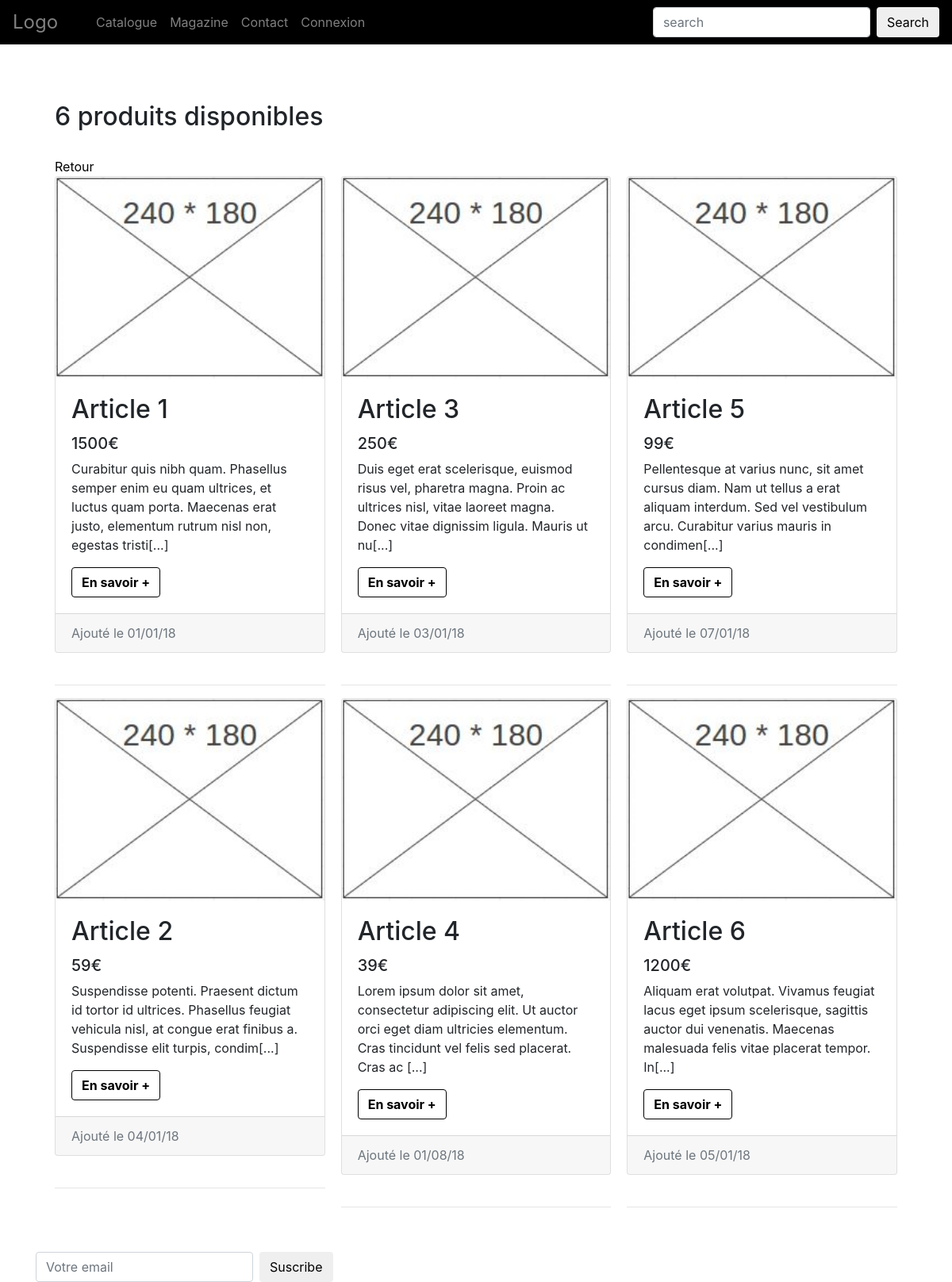
/?page=catalogue&action=allproducts, run on the app's committed database.
### tables this page shows
CREATE TABLE `produit` (
  `id` int(11) NOT NULL,
  `titre` varchar(50) NOT NULL,
  `contenu` text,
  `prix` decimal(6,0) DEFAULT NULL,
  `image` varchar(255) DEFAULT NULL,
  `date` date DEFAULT NULL,
  `id_cat` int(11) DEFAULT NULL,
  `publier` tinyint(1) NOT NULL,
  `thumbnail` varchar(255) DEFAULT NULL
);

### index.php (called while the page is built, shortened)
<?php
include 'config.php';
include 'inc/tools.php';
$page = (isset($_GET['page'])) ? $_GET['page'] : 'accueil';
switch ($page) {
    case 'catalogue' :
        $file = 'catalogue.php';
        break;
}
include __DIR__ . '/inc/' . $file;
$buffer = ob_get_clean();
include THEME . 'layout.html.php';
?>

### inc/tools.php (called while the page is built, shortened)
<?php
function extr($str, $max = 150, $add = '[...]')
{
    $text = strip_tags($str);
    if (strlen($text) > $max) {
        $text = substr($text, 0, $max) . $add;
    }
    return $text;
}
function fr_date($time, $format = '%d/%m/%g')
{
    $newtime = strftime($format, strtotime($time));
    return $newtime;
}
function add_euro($price)
{
    $str_euro = $price .= '€';
    return $str_euro;
}

### config.php (called while the page is built, shortened)
<?php
$sha1FileCss = sha1_file(CSS.'style.css');

### theme/vue/list.html.php (the view)
<h2><?php echo $nb_items; ?> produits disponibles</h2>
<br>
<a href="?page=catalogue">Retour</a>
<br>
<div class="card-columns">
    <?php foreach ($all_products as $all_product) : ?>
        <div class="card mb-4">
            <?php if($all_product['thumbnail']!= NULL) : ?>
                <img class="card-img-top" src="<?php echo THUMB. $all_product['thumbnail'] ?>" alt="<?php  htmlspecialchars($all_product['titre']);?>">
            <?php endif ?>
            <div class="card-body">
                <h2 class="card-title"><?php echo $all_product['titre']; ?></h2>
                <h5><?php echo add_euro($all_product['prix']); ?></h5>
                <p><?php echo extr($all_product['contenu']); ?></p>
                <a href="?page=catalogue&action=detail&id=<?php echo $all_product['id'] ?>" class="btn btn-primary">En savoir +</a>
            </div>
            <div class="card-footer text-muted">
                Ajouté le <?php echo fr_date($all_product['date']); ?>
            </div>
        </div>
        <hr/>
    <?php endforeach ?>
</div>

### inc/catalogue.php (shortened to what this page needs)
<?php
$action = (isset($_GET['action'])) ? $_GET['action'] : 'index';
$file = "cache/".md5(($_SERVER['QUERY_STRING'])).'.cache';
if (is_file($file) && (time() - filemtime($file)) < 3600) {
    readfile($file);
} else {
    switch ($action) {
        case 'allproducts':
            listAction();
            break;
    }
}
function listAction()
{
    global $bdd;
    $sql = 'SELECT id, titre, thumbnail, contenu, prix, date FROM produit WHERE publier = 1';
    $result = $bdd->query($sql);
    $all_products = $result->fetchAll();
    $sql = 'SELECT COUNT(id) nb FROM produit WHERE publier = 1';
    $result = $bdd->query($sql);
    $nb_items = $result->fetch();
    $nb_items = $nb_items['nb'];
    include VUE . 'list.html.php';
}

### theme/layout.html.php (shortened to what this page needs)
<!doctype html>
<html lang="en">
    <head>
        <link rel="stylesheet" href="https://maxcdn.bootstrapcdn.com/bootstrap/4.0.0-beta.3/css/bootstrap.min.css">
        <link rel="stylesheet" href="theme/css/style.css?v=<?php echo $sha1FileCss ?>">
    </head>
    <body>
        <nav class="navbar navbar-expand-md navbar-dark fixed-top">
            <a class="logo" href="index.php">Logo</a>
            <div class="collapse navbar-collapse" id="navbarsExampleDefault">
                <ul class="navbar-nav mr-auto">
                    <li class="nav-item">
                        <a class="nav-link" href="?page=catalogue">Catalogue</a>
                    </li>
                    <li class="nav-item">
                        <a class="nav-link" href="?page=magazine">Magazine</a>
                    </li>
                    <li class="nav-item">
                        <a class="nav-link" href="?page=contact">Contact</a>
                    </li>
                        <?php if (isset($_SESSION['auth']) AND $_SESSION['auth'] === true) : ?>
                            <li class="nav-item">
                        <a class="nav-link" href="?page=disconnect">Déconnexion</a>
                    </li>
                    <?php else: ?>
                        <li class="nav-item">
                            <a class="nav-link" href="?page=connect">Connexion</a>
                        </li>
                    <?php endif; ?>
                </ul>
                <form class="form-inline my-2 my-lg-0" method="get">
                    <input class="form-control mr-sm-2" name="data" type="text" placeholder="search" aria-label="search">
                    <button class="btn btn-default" type="submit" name="submit" value="ok"><span class="glyphicon glyphicon-search" style="color:white"></span>Search</button>
                </form>
            </div>
        </nav>
        <main role="main" class="container">
            <div class="starter-template">
                <?php echo $buffer ?>
            </div>
        </main>
        <footer class="footer">
            <div class="container">
                <form class="form-inline my-2 my-lg-0" action="?page=newsletter" method="post">
                    <input class="form-control mr-sm-2" name="mail_newsletter" type="email" placeholder="Votre email" aria-label="email">
                    <button class="btn btn-default" type="submit" name="suscribe" value="ok"><span class="glyphicon glyphicon-envelope" style="color:white"></span>Suscribe</button>
                </form>
            </div>
        </footer>
    </body>
</html>

### theme/css/style.css (style rules this page uses)
body { padding-top: 5rem; }
.starter-template { padding: 3rem 1.5rem; text-align: left; }
a, a:hover { text-decoration: none; }
a { color: black; }
.logo { color:gray; font-size:24px; margin-right: 40px; }
.btn-primary { background-color: rgba(0,0,0,0) ; color:black; font-weight:700; border-color: black; }
.navbar { background-color: black; }

### data on the page
produit: thumbnail (picture), titre "Article 1", prix "1500€", contenu "Curabitur quis nibh quam. Phasellus semper enim eu quam ultrices, et luctus quam porta. Maecenas erat justo, elementum rutrum nisl non, egestas tristi[...]", date "01/01/18"
produit: thumbnail (picture), titre "Article 2", prix "59€", contenu "Suspendisse potenti. Praesent dictum id tortor id ultrices. Phasellus feugiat vehicula nisl, at congue erat finibus a. Suspendisse elit turpis, condim[...]", date "04/01/18"
produit: thumbnail (picture), titre "Article 3", prix "250€", contenu "Duis eget erat scelerisque, euismod risus vel, pharetra magna. Proin ac ultrices nisl, vitae laoreet magna. Donec vitae dignissim ligula. Mauris ut nu[...]", date "03/01/18"
produit: thumbnail (picture), titre "Article 4", prix "39€", contenu "Lorem ipsum dolor sit amet, consectetur adipiscing elit. Ut auctor orci eget diam ultricies elementum. Cras tincidunt vel felis sed placerat. Cras ac [...]", date "01/08/18"
produit: thumbnail (picture), titre "Article 5", prix "99€", contenu "Pellentesque at varius nunc, sit amet cursus diam. Nam ut tellus a erat aliquam interdum. Sed vel vestibulum arcu. Curabitur varius mauris in condimen[...]", date "07/01/18"
produit: thumbnail (picture), titre "Article 6", prix "1200€", contenu "Aliquam erat volutpat. Vivamus feugiat lacus eget ipsum scelerisque, sagittis auctor dui venenatis. Maecenas malesuada felis vitae placerat tempor. In[...]", date "05/01/18"

### other printed values
$nb_items "6"
